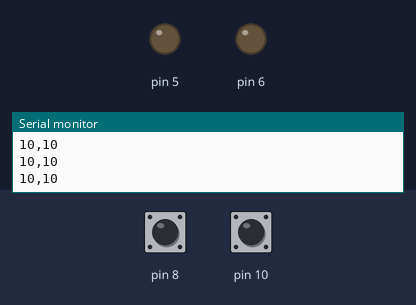
Bench run of a sketch on a simulated Arduino Uno, built with avr-gcc and run on an emulated ATmega328P. On the bench: output pins drawn as LEDs (lit = HIGH), the last lines printed to the serial monitor. Inputs (shaded band) come from the test bench; at power-on: pin 8 HIGH, pin 10 HIGH.

Above: at 1.2 s.
1.3 s: pin 8 pulled LOW for 0.15 s
At 1.38 s:
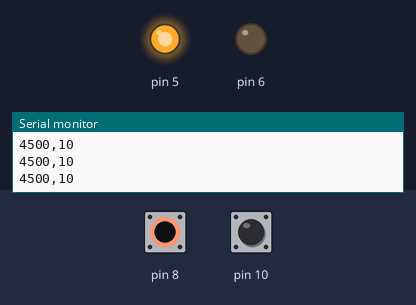
2.9 s: pin 10 pulled LOW for 0.15 s
At 2.99 s:
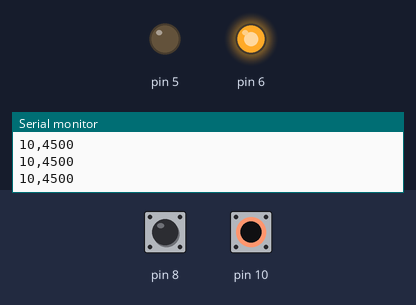
4.5 s: pin 10 pulled LOW for 3.2 s
At 8.4 s:
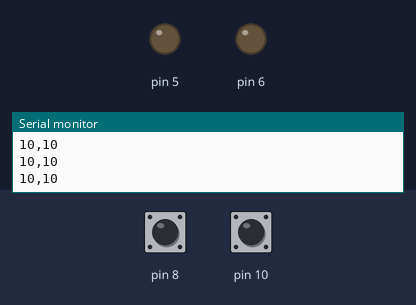
9.2 s: pin 8 pulled LOW for 3.2 s
At 9.8 s:
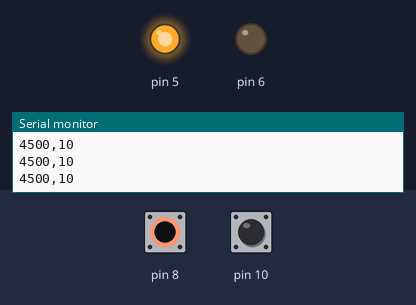
13.9 s: pin 8 driven LOW and pin 10 driven LOW
At 14.2 s:
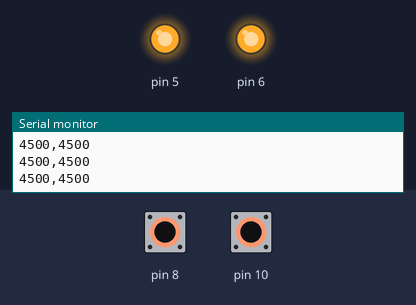
Timing chart, 0 to 16.4 s (numbered marks = the images above; inputs shaded):
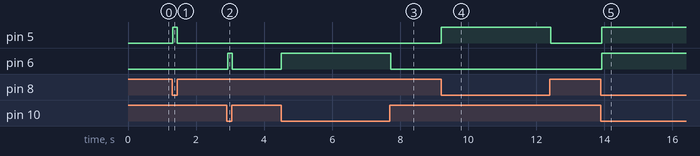

Measured:
- after the input at 1.3 s, pin 5: LOW → HIGH at once, → LOW 0.13 s later
- after the input at 2.9 s, pin 6: LOW → HIGH at once, → LOW 0.13 s later
- after the input at 4.5 s, pin 6: LOW → HIGH at once, → LOW 3.2 s later
- after the input at 9.2 s, pin 5: LOW → HIGH at once, → LOW 3.2 s later
- after the input at 13.9 s, pin 5, pin 6: LOW → HIGH at once

The sketch:

longSiteRightUno.ino
```cpp
#include <CapacitiveSensor.h>

/*
 * CapitiveSense Library Demo Sketch
 * Paul Badger 2008
 * Uses a high value resistor e.g. 10M between send pin and receive pin
 * Resistor effects sensitivity, experiment with values, 50K - 50M. Larger resistor values yield larger sensor values.
 * Receive pin is the sensor pin - try different amounts of foil/metal on this pin
 */

//CapacitiveSensor   cs_13_12 = CapacitiveSensor(13,12);        // pin 12 is sensor pin
CapacitiveSensor   cs_11_10 = CapacitiveSensor(11,10);        // pin 10 is sensor pin
CapacitiveSensor   cs_09_08 = CapacitiveSensor(9,8);        // pin 8 is sensor pin

void setup()
{
   Serial.begin(9600);
   pinMode(5,OUTPUT);
   pinMode(6,OUTPUT);
//   pinMode(7,OUTPUT);
}

void loop()
{
//    long finger3 =  cs_13_12.capacitiveSensor(30);
    long finger5 =  cs_11_10.capacitiveSensor(30);
    long finger4 =  cs_09_08.capacitiveSensor(30);

    if (finger5 > 5000) {
      finger5 = 5000;
    }

    if (finger4 > 5000) {
      finger4 = 5000;
    }

    Serial.print(finger4);                  // print sensor output 1
    Serial.print(",");                  // print sensor output 1
    Serial.print(finger5);                  // print sensor output 1
//    Serial.print(",");                  // print sensor output 1
//    Serial.print(finger3);                  // print sensor output 1
    Serial.println("");                  // print sensor output 1

    if(finger4 > 2000){
      digitalWrite(5,HIGH);
    } else {
      digitalWrite(5,LOW);
    }

    if(finger5 > 2000){
      digitalWrite(6,HIGH);
    } else {
      digitalWrite(6,LOW);
    }

//    if(finger3 > 2000){
//      digitalWrite(7,HIGH);
//    } else {
//      digitalWrite(7,LOW);
//    }

    delay(20);                             // arbitrary delay to limit data to serial port
}
```
